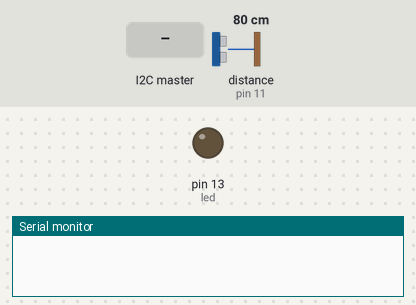
Bench run of a sketch on a simulated Arduino Uno, built with avr-gcc and run on an emulated ATmega328P. On the bench: output pins drawn as LEDs (lit = HIGH), the last lines printed to the serial monitor. The inputs (shaded band) are chosen by the test bench; at power-on: distance to the obstacle (sensor on pin 11) 80 cm. The echo pulse lasts 58.3 µs per cm.

Above: at 1.2 s.
1.3 s: the I2C master sends "s"
At 2.6 s:
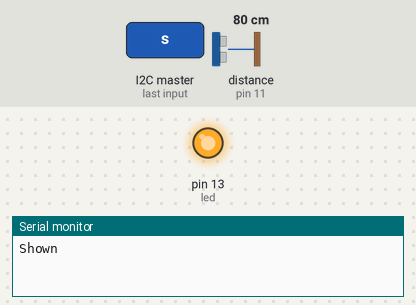
Timing chart, 0 to 7.8 s (numbered marks = the images above; inputs shaded):
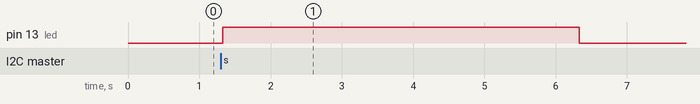

The sketch:

Sonar.ino
```cpp
#include <Wire.h>
#include <NewPing.h>

#define TRIGGER_PIN  12  // Arduino pin tied to trigger pin on the ultrasonic sensor.
#define ECHO_PIN     11  // Arduino pin tied to echo pin on the ultrasonic sensor.
#define MAX_DISTANCE 200 // Maximum distance we want to ping for (in centimeters). Maximum sensor distance is rated at 400-500cm.

NewPing sonar(TRIGGER_PIN, ECHO_PIN, MAX_DISTANCE); // NewPing setup of pins and maximum distance.
int led = 13;
byte distance;
boolean ledshow=false;

void setup() {
  pinMode(led, OUTPUT);
  Wire.begin(11);                  // join i2c bus with address #11
  Wire.onReceive(receiveEvent);
  Wire.onRequest(requestEvent);
  Serial.begin(9600);
}

void loop() {
  delay(50);                      // Wait 50ms between pings (about 20 pings/sec). 29ms should be the shortest delay between pings.
  unsigned int uS = sonar.ping(); // Send ping, get ping time in microseconds (uS).
  distance = (byte)(uS / US_ROUNDTRIP_CM); // Convert ping time to distance in cm and print result (0 = outside set distance range)
  if(ledshow == true){
    digitalWrite(led, HIGH);
    delay(5000);               // wait for 5 seconds
    digitalWrite(led, LOW);
    ledshow = false;
  }
}

void requestEvent()
{
    if(distance == 0)
      distance = 200;
    Wire.write(distance);
    Serial.println(distance);
}

void receiveEvent(int howMany)
{
  //two types of messages - s and t1
  char command;
  int action;
  //if got one byte
  if (howMany == 1){
    command = Wire.read ();
    if(command == 's'){
         show();
    }
  }
  /*
  //if got two bytes
  if (howMany == 2){
    command = Wire.read ();
    if(command == 't' || command == 'a'){
        action= Wire.read ();
        play(action);
    }
    Serial.println("at 2");
  }*/
}

// show device
void show(){
    ledshow = true;
    Serial.println("Shown");
}
```

Measured:
- after the input at 1.3 s, pin 13 (led): LOW → HIGH at once, → LOW 5.0 s later
